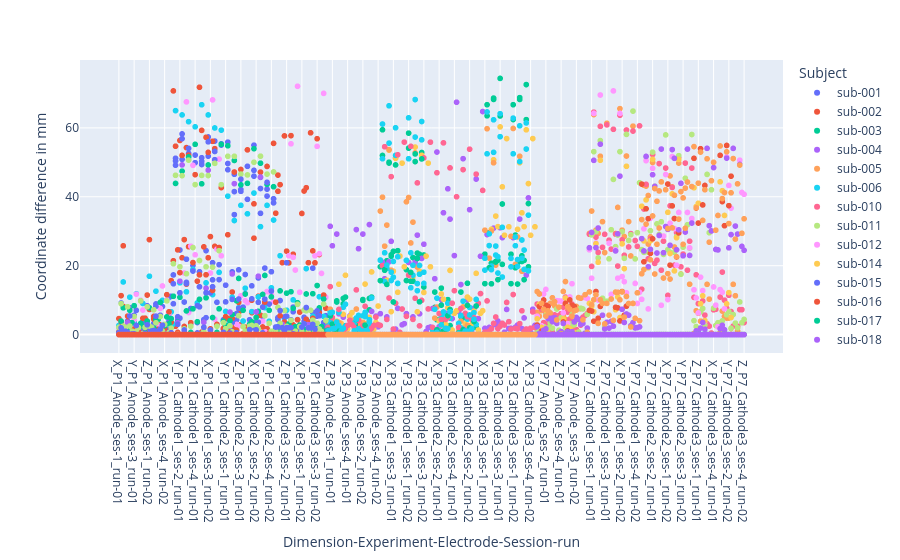

Notebook source saved alongside this figure:
### Code cell
# Create a Figure and plot it
df_diff_long=build_diff_trans_long_format(df_dim_not_corrected)
df_diff_long=add_columns_old(df_diff_long)
fig = px.scatter(df_diff_long, x='Dimension-Experiment-Electrode-Session-run', y='Coordinate difference in mm', color='Subject')
fig.show()
fig.write_html(f'{Name}_Check_Outliersubjects_diff_not_corrected.html')
